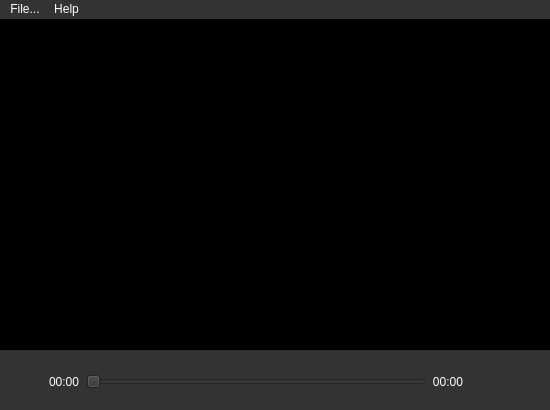
<?xml version="1.0" encoding="UTF-8"?>
<ui version="4.0">
 <class>QEdgeMainWindow</class>
 <widget class="QMainWindow" name="QEdgeMainWindow">
  <property name="geometry">
   <rect>
    <x>0</x>
    <y>0</y>
    <width>550</width>
    <height>410</height>
   </rect>
  </property>
  <property name="minimumSize">
   <size>
    <width>550</width>
    <height>410</height>
   </size>
  </property>
  <property name="sizeIncrement">
   <size>
    <width>4</width>
    <height>0</height>
   </size>
  </property>
  <property name="windowTitle">
   <string>QEdgeMainWindow</string>
  </property>
  <property name="styleSheet">
   <string notr="true">QWidget {
	background-color: #333333;
}

QPushButton {
	background-color: #333333;
	color: #FFFFFF;
	border: none;
}

QLabel { 
	color: #FFFFFF;
}

QMenuBar::item {
	color: #FFFFFF;
}

 QMenu::item {
 color: #FFFFFF;
 }

QSlider:handle {
	image: url(&quot;:/img/resources/slider.png&quot;);
	width: 16px;
	height: 16px;
}

QSlider:handle:hover {
	image: url(&quot;:/img/resources/slider_hover.png&quot;);
}

QSlider:handle:disabled {
	image: url(&quot;:/img/resources/slider_disabled.png&quot;);
}

QSlider:handle:pressed {
	image: url(&quot;:/img/resources/slider_clicked.png&quot;);
}
</string>
  </property>
  <widget class="QWidget" name="central_widget">
   <layout class="QGridLayout" name="gridLayout">
    <property name="leftMargin">
     <number>0</number>
    </property>
    <property name="topMargin">
     <number>0</number>
    </property>
    <property name="rightMargin">
     <number>0</number>
    </property>
    <property name="bottomMargin">
     <number>0</number>
    </property>
    <property name="spacing">
     <number>0</number>
    </property>
    <item row="0" column="0" colspan="4">
     <widget class="QEdgeFrameView" name="frame_area" native="true">
      <property name="sizePolicy">
       <sizepolicy hsizetype="Expanding" vsizetype="Expanding">
        <horstretch>0</horstretch>
        <verstretch>0</verstretch>
       </sizepolicy>
      </property>
      <property name="styleSheet">
       <string notr="true">QWidget#frame_area { background-color: black; }</string>
      </property>
     </widget>
    </item>
    <item row="1" column="1" rowspan="2">
     <widget class="QWidget" name="widget_btns" native="true">
      <property name="minimumSize">
       <size>
        <width>0</width>
        <height>60</height>
       </size>
      </property>
      <property name="maximumSize">
       <size>
        <width>16777215</width>
        <height>45</height>
       </size>
      </property>
      <layout class="QHBoxLayout" name="horizontalLayout">
       <property name="topMargin">
        <number>0</number>
       </property>
       <item>
        <widget class="QEdgeButton" name="btn_play_stop">
         <property name="minimumSize">
          <size>
           <width>32</width>
           <height>32</height>
          </size>
         </property>
         <property name="maximumSize">
          <size>
           <width>32</width>
           <height>32</height>
          </size>
         </property>
         <property name="focusPolicy">
          <enum>Qt::NoFocus</enum>
         </property>
         <property name="text">
          <string/>
         </property>
         <property name="iconSize">
          <size>
           <width>32</width>
           <height>32</height>
          </size>
         </property>
         <property name="checkable">
          <bool>true</bool>
         </property>
         <property name="flat">
          <bool>true</bool>
         </property>
        </widget>
       </item>
       <item>
        <widget class="QLabel" name="label_time">
         <property name="text">
          <string>00:00</string>
         </property>
        </widget>
       </item>
       <item>
        <widget class="QSlider" name="time_slider">
         <property name="cursor">
          <cursorShape>PointingHandCursor</cursorShape>
         </property>
         <property name="orientation">
          <enum>Qt::Horizontal</enum>
         </property>
        </widget>
       </item>
       <item>
        <widget class="QLabel" name="label_time_total">
         <property name="text">
          <string>00:00</string>
         </property>
         <property name="alignment">
          <set>Qt::AlignRight|Qt::AlignTrailing|Qt::AlignVCenter</set>
         </property>
        </widget>
       </item>
       <item>
        <widget class="QEdgeButton" name="btn_volume">
         <property name="minimumSize">
          <size>
           <width>32</width>
           <height>32</height>
          </size>
         </property>
         <property name="maximumSize">
          <size>
           <width>32</width>
           <height>32</height>
          </size>
         </property>
         <property name="focusPolicy">
          <enum>Qt::TabFocus</enum>
         </property>
         <property name="text">
          <string/>
         </property>
         <property name="iconSize">
          <size>
           <width>32</width>
           <height>32</height>
          </size>
         </property>
         <property name="checkable">
          <bool>true</bool>
         </property>
         <property name="flat">
          <bool>true</bool>
         </property>
        </widget>
       </item>
       <item>
        <widget class="QEdgeButton" name="btn_fullscreen">
         <property name="minimumSize">
          <size>
           <width>32</width>
           <height>32</height>
          </size>
         </property>
         <property name="maximumSize">
          <size>
           <width>32</width>
           <height>32</height>
          </size>
         </property>
         <property name="focusPolicy">
          <enum>Qt::NoFocus</enum>
         </property>
         <property name="text">
          <string/>
         </property>
         <property name="iconSize">
          <size>
           <width>32</width>
           <height>32</height>
          </size>
         </property>
         <property name="checkable">
          <bool>true</bool>
         </property>
         <property name="flat">
          <bool>true</bool>
         </property>
        </widget>
       </item>
      </layout>
     </widget>
    </item>
   </layout>
  </widget>
  <widget class="QMenuBar" name="menu_bar">
   <property name="geometry">
    <rect>
     <x>0</x>
     <y>0</y>
     <width>550</width>
     <height>21</height>
    </rect>
   </property>
   <widget class="QMenu" name="menu_file">
    <property name="title">
     <string>File...</string>
    </property>
    <addaction name="action_open"/>
    <addaction name="separator"/>
    <addaction name="action_quit"/>
   </widget>
   <widget class="QMenu" name="menu_help">
    <property name="title">
     <string>Help</string>
    </property>
   </widget>
   <addaction name="menu_file"/>
   <addaction name="menu_help"/>
  </widget>
  <action name="action_open">
   <property name="text">
    <string>Open</string>
   </property>
  </action>
  <action name="action_quit">
   <property name="text">
    <string>Quit</string>
   </property>
  </action>
 </widget>
 <layoutdefault spacing="6" margin="11"/>
 <customwidgets>
  <customwidget>
   <class>QEdgeFrameView</class>
   <extends>QWidget</extends>
   <header location="global">ui/QEdgeFrameView.h</header>
   <container>1</container>
  </customwidget>
  <customwidget>
   <class>QEdgeButton</class>
   <extends>QPushButton</extends>
   <header>ui/QEdgeButton.h</header>
  </customwidget>
 </customwidgets>
 <resources/>
 <connections/>
</ui>
